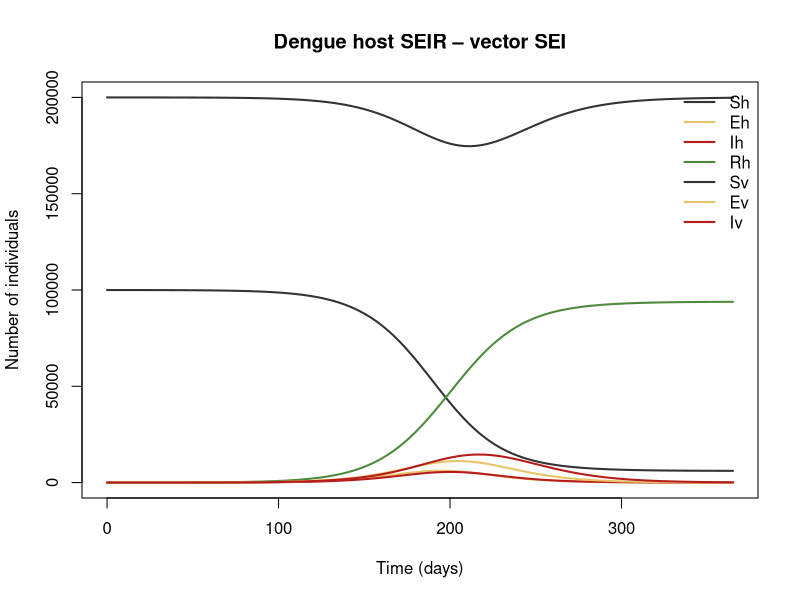
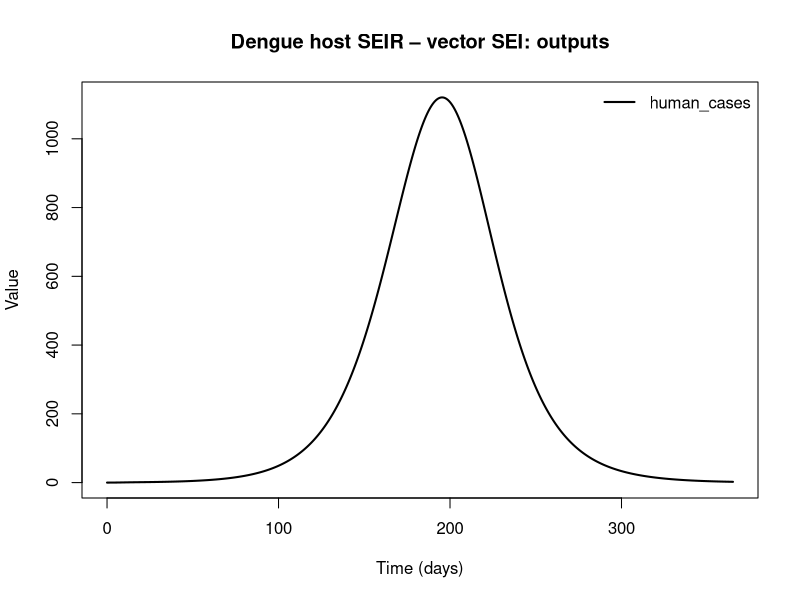

The R source for these figures, in order:
## Dengue host SEIR – vector SEI
## Human SEIR coupled to mosquito SEI with an extrinsic incubation period.
## Reference: Manore et al. (2014), J. Theor. Biol. 356:174-191 (structure)
##
## Generated from a compartmental model diagram (model format v1).
## Regenerating from the same diagram always gives this exact file.
##
## Compartments: Sh, Eh, Ih, Rh, Sv, Ev, Iv
## Flows (time unit: days):
##   Sh -> Eh         : lam_h * Sh
##   Eh -> Ih         : sigmaH * Eh
##   Ih -> Rh         : gammaH * Ih
##   (outside) -> Sv  : muV * Nv
##   Sv -> Ev         : lam_v * Sv
##   Ev -> Iv         : sigmaV * Ev
##   Sv -> (outside)  : muV * Sv
##   Ev -> (outside)  : muV * Ev
##   Iv -> (outside)  : muV * Iv

library(deSolve)

# ---- Time ------------------------------------------------------------
times <- seq(0, 365, by = 0.5)  # days

# ---- Parameters ------------------------------------------------------
parameters <- c(
  a = 0.5,           # bites per mosquito per day
  bh = 0.4,          # mosquito-to-human transmission probability
  bv = 0.4,          # human-to-mosquito transmission probability
  sigmaH = 1 / 5.5,  # 1/(intrinsic incubation period)
  gammaH = 1 / 5,    # human recovery rate
  sigmaV = 1 / 10,   # 1/(extrinsic incubation period)
  muV = 1 / 14       # mosquito death rate
)

# ---- Initial conditions ----------------------------------------------
state <- c(
  Sh = 99990,   # Susceptible humans
  Eh = 0,       # Exposed humans
  Ih = 10,      # Infectious humans
  Rh = 0,       # Recovered humans
  Sv = 200000,  # Susceptible mosquitoes
  Ev = 0,       # Exposed mosquitoes
  Iv = 0        # Infectious mosquitoes
)

# ---- Model equations -------------------------------------------------
dengue_vector_model <- function(t, state, parameters) {
  with(as.list(c(state, parameters)), {
    # Derived quantities
    Nh <- Sh + Eh + Ih + Rh    # human population
    Nv <- Sv + Ev + Iv         # mosquito population
    lam_h <- a * bh * Iv / Nh  # force of infection on humans
    lam_v <- a * bv * Ih / Nh  # force of infection on mosquitoes

    # Flows recorded as outputs
    human_cases <- sigmaH * Eh

    # Rates of change
    dSh <- -lam_h * Sh
    dEh <- lam_h * Sh - sigmaH * Eh
    dIh <- sigmaH * Eh - gammaH * Ih
    dRh <- gammaH * Ih
    dSv <- muV * Nv - lam_v * Sv - muV * Sv
    dEv <- lam_v * Sv - sigmaV * Ev - muV * Ev
    dIv <- sigmaV * Ev - muV * Iv

    list(c(dSh, dEh, dIh, dRh, dSv, dEv, dIv), c(human_cases = human_cases))
  })
}

# ---- Solve -----------------------------------------------------------
out <- ode(y = state, times = times, func = dengue_vector_model, parms = parameters)
out <- as.data.frame(out)

# ---- Plot ------------------------------------------------------------
compartment_cols <- c(Sh = "#333333", Eh = "#E8C468", Ih = "#B71C1C", Rh = "#4E8A3E", Sv = "#333333", Ev = "#E8C468", Iv = "#B71C1C")
matplot(out$time, out[, names(compartment_cols)], type = "l", lty = 1, lwd = 2,
        col = compartment_cols, xlab = "Time (days)", ylab = "Number of individuals",
        main = "Dengue host SEIR – vector SEI")
legend("topright", legend = names(compartment_cols), col = compartment_cols,
       lty = 1, lwd = 2, bty = "n")

output_names <- c("human_cases")
matplot(out$time, out[, output_names, drop = FALSE], type = "l", lty = 1, lwd = 2,
        col = seq_along(output_names), xlab = "Time (days)", ylab = "Value",
        main = "Dengue host SEIR – vector SEI: outputs")
legend("topright", legend = output_names, col = seq_along(output_names),
       lty = 1, lwd = 2, bty = "n")
